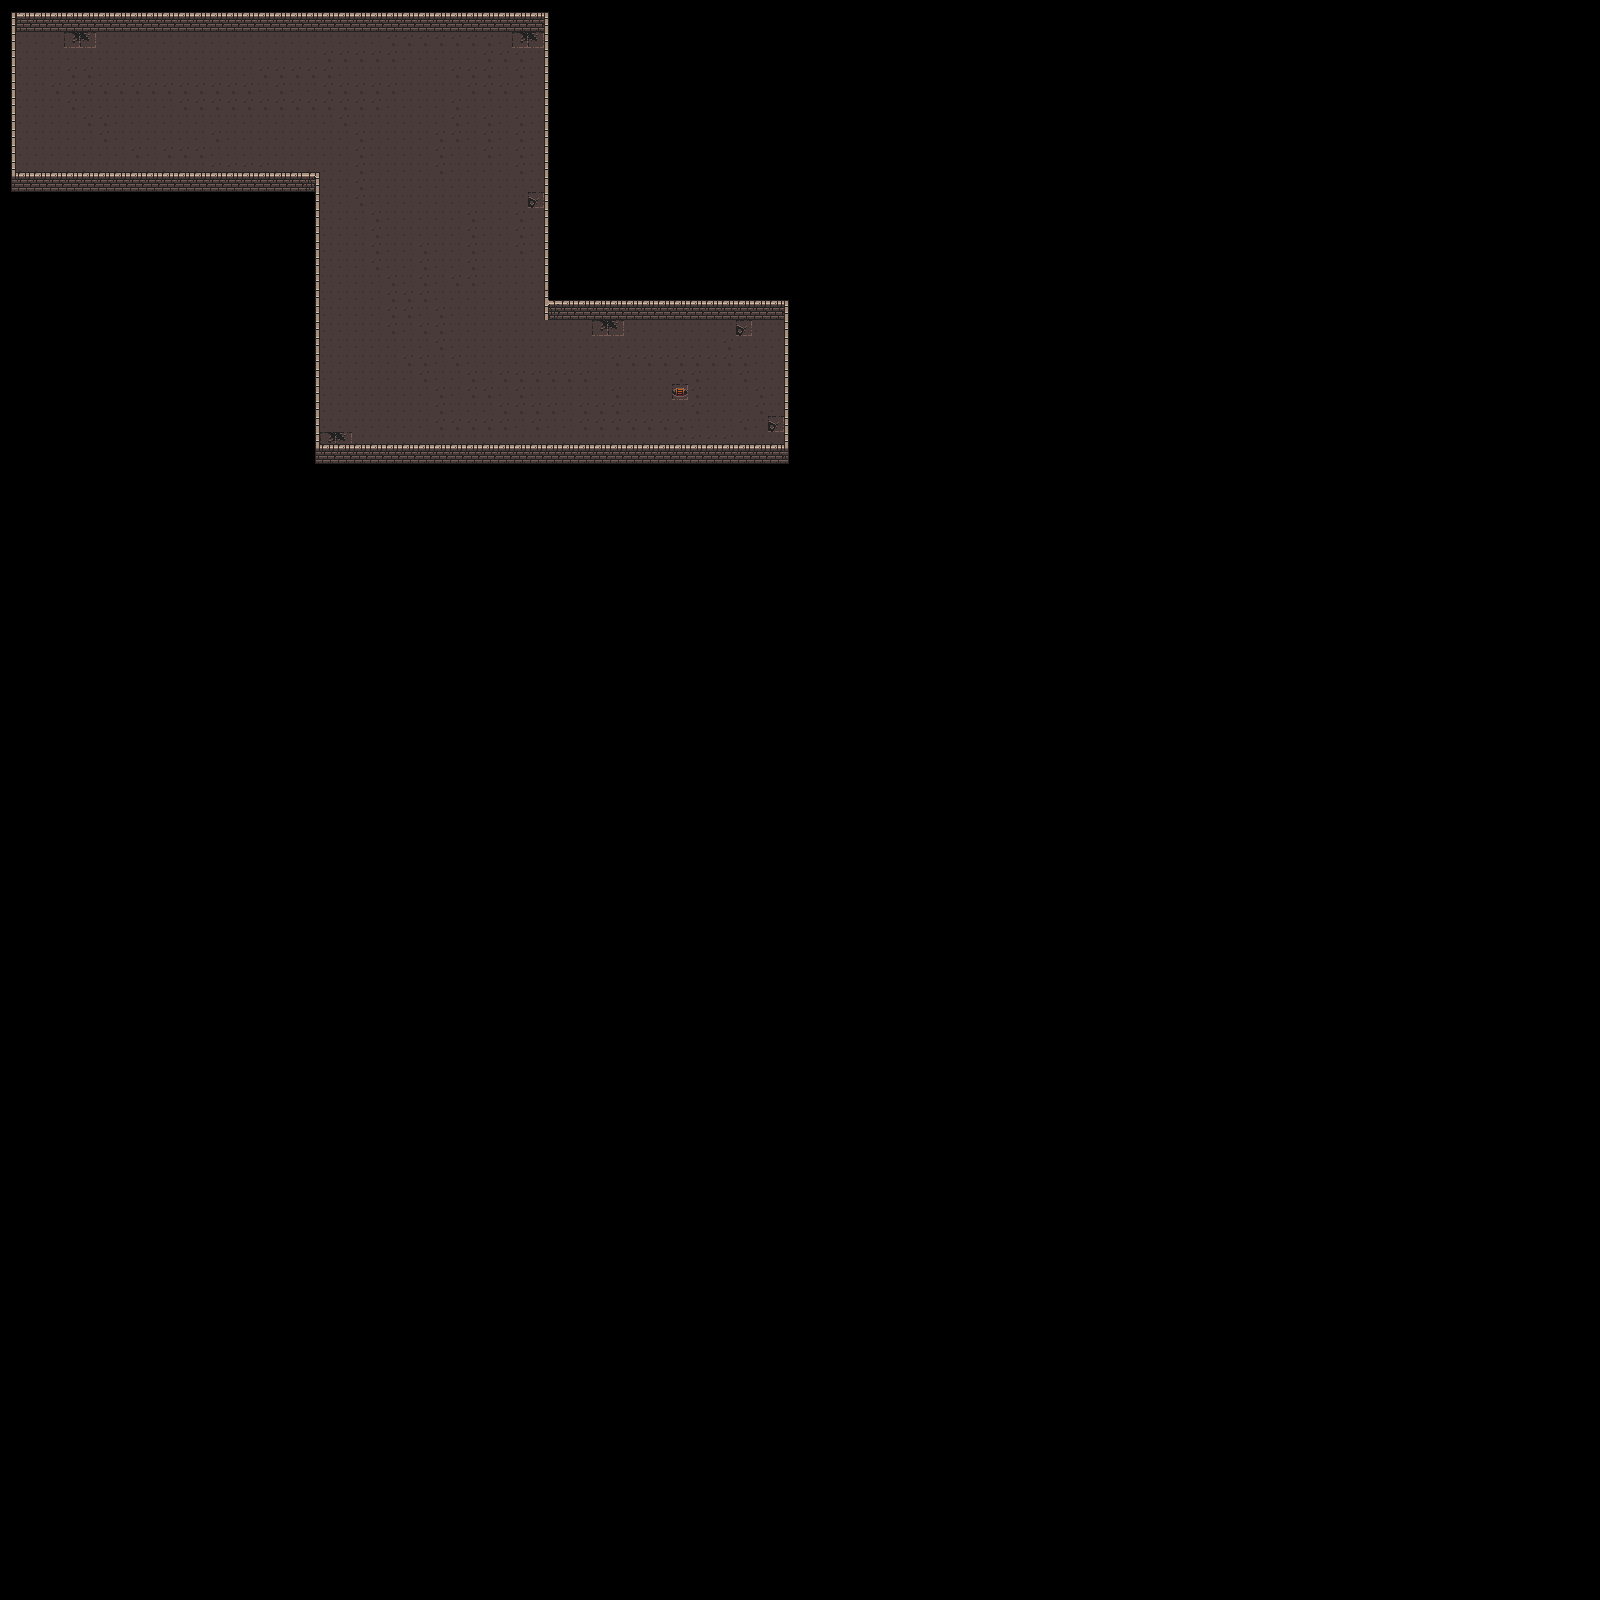

This game map was drawn from its Tiled (.tmx) file and the tilesets committed beside it. A one-line description and the trimmed map source follow:
An orthogonal 100x100 tile map with 16x16 px tiles, 2 tile layers (Ground, Walls).

<map version="1.10" tiledversion="1.10.2" orientation="orthogonal" renderorder="right-down" width="100" height="100" tilewidth="16" tileheight="16" infinite="0" nextlayerid="3" nextobjectid="1">
 <editorsettings>
  <export target="../public/tiles/dungeon_02.tmj" format="json" />
 </editorsettings>
 <tileset firstgid="1" name="dungeon" tilewidth="16" tileheight="16" tilecount="160" columns="10">
  <image source="../public/tiles/dungeon_tiles.png" width="160" height="256" />
  <tile id="0">
   <properties>
    <property name="collides" type="bool" value="false" />
   </properties>
  </tile>
  <tile id="1">
   <properties>
    <property name="collides" type="bool" value="false" />
   </properties>
  </tile>
  <tile id="2">
   <properties>
    <property name="collides" type="bool" value="false" />
   </properties>
  </tile>
  <tile id="3">
   <properties>
    <property name="collides" type="bool" value="false" />
   </properties>
  </tile>
  <tile id="4">
   <properties>
    <property name="collides" type="bool" value="false" />
   </properties>
  </tile>
  <tile id="5">
   <properties>
    <property name="collides" type="bool" value="false" />
   </properties>
  </tile>
  <tile id="6">
   <properties>
    <property name="collides" type="bool" value="false" />
   </properties>
  </tile>
  <tile id="7">
   <properties>
    <property name="collides" type="bool" value="false" />
   </properties>
  </tile>
  <tile id="8">
   <properties>
    <property name="collides" type="bool" value="false" />
   </properties>
  </tile>
  <tile id="10">
   <properties>
    <property name="collides" type="bool" value="false" />
   </properties>
  </tile>
  <tile id="11">
   <properties>
    <property name="collides" type="bool" value="true" />
   </properties>
  </tile>
  <tile id="12">
   <properties>
    <property name="collides" type="bool" value="true" />
   </properties>
  </tile>
  <tile id="13">
   <properties>
    <property name="collides" type="bool" value="true" />
   </properties>
  </tile>
  <tile id="14">
   <properties>
    <property name="collides" type="bool" value="false" />
   </properties>
  </tile>
  <tile id="15">
   <properties>
    <property name="collides" type="bool" value="false" />
   </properties>
  </tile>
  <tile id="16">
   <properties>
    <property name="collides" type="bool" value="false" />
   </properties>
  </tile>
  <tile id="17">
   <properties>
    <property name="collides" type="bool" value="false" />
   </properties>
  </tile>
  <tile id="18">
   <properties>
    <property name="collides" type="bool" value="false" />
   </properties>
  </tile>
  <tile id="20">
   <properties>
    <property name="collides" type="bool" value="false" />
   </properties>
  </tile>
  <tile id="21">
   <properties>
    <property name="collides" type="bool" value="false" />
   </properties>
  </tile>
  <tile id="22">
   <properties>
    <property name="collides" type="bool" value="false" />
   </properties>
  </tile>
  <tile id="23">
   <properties>
    <property name="collides" type="bool" value="false" />
   </properties>
  </tile>
  <tile id="24">
   <properties>
    <property name="collides" type="bool" value="false" />
   </properties>
  </tile>
  <tile id="25">
   <properties>
    <property name="collides" type="bool" value="false" />
   </properties>
  </tile>
  <tile id="26">
   <properties>
    <property name="collides" type="bool" value="false" />
   </properties>
  </tile>
  <tile id="27">
   <properties>
    <property name="collides" type="bool" value="false" />
   </properties>
  </tile>
  <tile id="28">
   <properties>
    <property name="collides" type="bool" value="false" />
   </properties>
  </tile>
  <tile id="30">
   <properties>
    <property name="collides" type="bool" value="false" />
   </properties>
  </tile>
  <tile id="31">
   <properties>
    <property name="collides" type="bool" value="false" />
   </properties>
  </tile>
  <tile id="32">
   <properties>
    <property name="collides" type="bool" value="false" />
   </properties>
  </tile>
  <tile id="33">
   <properties>
    <property name="collides" type="bool" value="false" />
   </properties>
  </tile>
  <tile id="34">
   <properties>
    <property name="collides" type="bool" value="false" />
   </properties>
  </tile>
  <tile id="35">
   <properties>
    <property name="collides" type="bool" value="false" />
   </properties>
  </tile>
  <tile id="36">
   <properties>
    <property name="collides" type="bool" value="false" />
   </properties>
  </tile>
  <tile id="37">
   <properties>
    <property name="collides" type="bool" value="false" />
   </properties>
  </tile>
  <tile id="38">
   <properties>
    <property name="collides" type="bool" value="false" />
   </properties>
  </tile>
  <tile id="40">
   <properties>
    <property name="collides" type="bool" value="false" />
   </properties>
  </tile>
  <tile id="41">
   <properties>
    <property name="collides" type="bool" value="false" />
   </properties>
  </tile>
  <tile id="42">
   <properties>
    <property name="collides" type="bool" value="false" />
   </properties>
  </tile>
  <tile id="43">
   <properties>
    <property name="collides" type="bool" value="false" />
   </properties>
  </tile>
  <tile id="44">
   <properties>
    <property name="collides" type="bool" value="false" />
   </properties>
  </tile>
  <tile id="45">
   <properties>
    <property name="collides" type="bool" value="false" />
   </properties>
  </tile>
  <tile id="46">
   <properties>
    <property name="collides" type="bool" value="false" />
   </properties>
  </tile>
  <tile id="47">
   <properties>
    <property name="collides" type="bool" value="false" />
   </properties>
  </tile>
  <tile id="48">
   <properties>
    <property name="collides" type="bool" value="false" />
   </properties>
  </tile>
  <tile id="50">
   <properties>
    <property name="collides" type="bool" value="false" />
   </properties>
  </tile>
  <tile id="51">
   <properties>
    <property name="collides" type="bool" value="false" />
   </properties>
  </tile>
  <tile id="52">
   <properties>
    <property name="collides" type="bool" value="false" />
   </properties>
  </tile>
  <tile id="53">
   <properties>
    <property name="collides" type="bool" value="false" />
   </properties>
  </tile>
  <tile id="54">
   <properties>
    <property name="collides" type="bool" value="false" />
   </properties>
  </tile>
  <tile id="55">
   <properties>
    <property name="collides" type="bool" value="false" />
   </properties>
  </tile>
  <tile id="56">
   <properties>
    <property name="collides" type="bool" value="false" />
   </properties>
  </tile>
  <tile id="57">
   <properties>
    <property name="collides" type="bool" value="false" />
   </properties>
  </tile>
  <tile id="58">
   <properties>
    <property name="collides" type="bool" value="false" />
   </properties>
  </tile>
  <tile id="60">
   <properties>
    <property name="collides" type="bool" value="false" />
   </properties>
  </tile>
  <tile id="61">
   <properties>
    <property name="collides" type="bool" value="false" />
   </properties>
  </tile>
  <tile id="62">
   <properties>
    <property name="collides" type="bool" value="false" />
   </properties>
  </tile>
  <tile id="63">
   <properties>
    <property name="collides" type="bool" value="false" />
   </properties>
  </tile>
  <tile id="64">
   <properties>
    <property name="collides" type="bool" value="false" />
   </properties>
  </tile>
  <tile id="65">
   <properties>
    <property name="collides" type="bool" value="false" />
   </properties>
  </tile>
  <tile id="66">
   <properties>
    <property name="collides" type="bool" value="false" />
   </properties>
  </tile>
  <tile id="67">
   <properties>
    <property name="collides" type="bool" value="false" />
   </properties>
  </tile>
  <tile id="68">
   <properties>
    <property name="collides" type="bool" value="false" />
   </properties>
  </tile>
  <tile id="70">
   <properties>
    <property name="collides" type="bool" value="false" />
   </properties>
  </tile>
  <tile id="71">
   <properties>
    <property name="collides" type="bool" value="false" />
   </properties>
  </tile>
  <tile id="72">
   <properties>
    <property name="collides" type="bool" value="false" />
   </properties>
  </tile>
  <tile id="73">
   <properties>
    <property name="collides" type="bool" value="false" />
   </properties>
  </tile>
  <tile id="74">
   <properties>
    <property name="collides" type="bool" value="false" />
   </properties>
  </tile>
  <tile id="75">
   <properties>
    <property name="collides" type="bool" value="false" />
   </properties>
  </tile>
  <tile id="76">
   <properties>
    <property name="collides" type="bool" value="false" />
   </properties>
  </tile>
  <tile id="77">
   <properties>
    <property name="collides" type="bool" value="false" />
   </properties>
  </tile>
  <tile id="78">
   <properties>
    <property name="collides" type="bool" value="false" />
   </properties>
  </tile>
  <tile id="80">
   <properties>
    <property name="collides" type="bool" value="true" />
   </properties>
  </tile>
  <tile id="81">
   <properties>
    <property name="collides" type="bool" value="true" />
   </properties>
  </tile>
  <tile id="82">
   <properties>
    <property name="collides" type="bool" value="true" />
   </properties>
  </tile>
  <tile id="83">
   <properties>
    <property name="collides" type="bool" value="true" />
   </properties>
  </tile>
  <tile id="84">
   <properties>
    <property name="collides" type="bool" value="false" />
   </properties>
  </tile>
  <tile id="85">
   <properties>
    <property name="collides" type="bool" value="false" />
   </properties>
  </tile>
  <tile id="86">
   <properties>
    <property name="collides" type="bool" value="false" />
   </properties>
  </tile>
  <tile id="87">
   <properties>
    <property name="collides" type="bool" value="false" />
   </properties>
  </tile>
  <tile id="88">
   <properties>
    <property name="collides" type="bool" value="false" />
   </properties>
  </tile>
  <tile id="90">
   <properties>
    <property name="collides" type="bool" value="true" />
   </properties>
  </tile>
  <tile id="91">
   <properties>
    <property name="collides" type="bool" value="true" />
   </properties>
  </tile>
  <tile id="92">
   <properties>
    <property name="collides" type="bool" value="true" />
   </properties>
  </tile>
  <tile id="93">
   <properties>
    <property name="collides" type="bool" value="true" />
   </properties>
  </tile>
  <tile id="94">
   <properties>
    <property name="collides" type="bool" value="false" />
   </properties>
  </tile>
  <tile id="95">
   <properties>
    <property name="collides" type="bool" value="false" />
   </properties>
  </tile>
  <tile id="96">
   <properties>
    <property name="collides" type="bool" value="false" />
   </properties>
  </tile>
  <tile id="97">
   <properties>
    <property name="collides" type="bool" value="false" />
   </properties>
  </tile>
  <tile id="98">
   <properties>
    <property name="collides" type="bool" value="false" />
   </properties>
  </tile>
  <tile id="100">
   <properties>
    <property name="collides" type="bool" value="false" />
   </properties>
  </tile>
  <tile id="101">
   <properties>
    <property name="collides" type="bool" value="false" />
   </properties>
  </tile>
  <tile id="102">
   <properties>
    <property name="collides" type="bool" value="true" />
   </properties>
  </tile>
  <tile id="103">
   <properties>
    <property name="collides" type="bool" value="true" />
   </properties>
  </tile>
  <tile id="104">
   <properties>
    <property name="collides" type="bool" value="false" />
   </properties>
  </tile>
  <tile id="105">
   <properties>
    <property name="collides" type="bool" value="false" />
   </properties>
  </tile>
  <tile id="106">
   <properties>
    <property name="collides" type="bool" value="false" />
   </properties>
  </tile>
  <tile id="107">
   <properties>
    <property name="collides" type="bool" value="false" />
   </properties>
  </tile>
  <tile id="108">
   <properties>
    <property name="collides" type="bool" value="false" />
   </properties>
  </tile>
  <tile id="110">
   <properties>
    <property name="collides" type="bool" value="false" />
   </properties>
  </tile>
  <tile id="111">
   <properties>
    <property name="collides" type="bool" value="false" />
   </properties>
  </tile>
  <tile id="112">
   <properties>
    <property name="collides" type="bool" value="false" />
   </properties>
  </tile>
  <tile id="113">
   <properties>
    <property name="collides" type="bool" value="false" />
   </properties>
  </tile>
  <tile id="114">
   <properties>
    <property name="collides" type="bool" value="false" />
   </properties>
  </tile>
  <tile id="115">
   <properties>
    <property name="collides" type="bool" value="false" />
   </properties>
  </tile>
  <tile id="116">
   <properties>
    <property name="collides" type="bool" value="false" />
   </properties>
  </tile>
  <tile id="117">
   <properties>
    <property name="collides" type="bool" value="false" />
   </properties>
  </tile>
  <tile id="118">
   <properties>
    <property name="collides" type="bool" value="false" />
   </properties>
  </tile>
  <tile id="120">
   <properties>
    <property name="collides" type="bool" value="false" />
   </properties>
  </tile>
  <tile id="121">
   <properties>
    <property name="collides" type="bool" value="false" />
   </properties>
  </tile>
  <tile id="122">
   <properties>
    <property name="collides" type="bool" value="false" />
   </properties>
  </tile>
  <tile id="123">
   <properties>
    <property name="collides" type="bool" value="false" />
   </properties>
  </tile>
  <tile id="124">
   <properties>
    <property name="collides" type="bool" value="false" />
   </properties>
  </tile>
  <tile id="125">
   <properties>
    <property name="collides" type="bool" value="false" />
   </properties>
  </tile>
  <tile id="126">
   <properties>
    <property name="collides" type="bool" value="false" />
   </properties>
  </tile>
  <tile id="127">
   <properties>
    <property name="collides" type="bool" value="false" />
   </properties>
  </tile>
  <tile id="128">
   <properties>
    <property name="collides" type="bool" value="false" />
   </properties>
  </tile>
  <tile id="130">
   <properties>
    <property name="collides" type="bool" value="false" />
   </properties>
  </tile>
  <tile id="131">
   <properties>
    <property name="collides" type="bool" value="false" />
   </properties>
  </tile>
  <tile id="132">
   <properties>
    <property name="collides" type="bool" value="false" />
   </properties>
  </tile>
  <tile id="133">
   <properties>
    <property name="collides" type="bool" value="false" />
   </properties>
  </tile>
  <tile id="134">
   <properties>
    <property name="collides" type="bool" value="false" />
   </properties>
  </tile>
  <tile id="135">
   <properties>
    <property name="collides" type="bool" value="false" />
   </properties>
  </tile>
  <tile id="136">
   <properties>
    <property name="collides" type="bool" value="false" />
   </properties>
  </tile>
  <tile id="137">
   <properties>
    <property name="collides" type="bool" value="false" />
   </properties>
  </tile>
  <tile id="138">
   <properties>
    <property name="collides" type="bool" value="false" />
   </properties>
  </tile>
  <tile id="140">
   <properties>
    <property name="collides" type="bool" value="false" />
   </properties>
  </tile>
  <tile id="141">
   <properties>
    <property name="collides" type="bool" value="false" />
   </properties>
  </tile>
  <tile id="142">
   <properties>
    <property name="collides" type="bool" value="false" />
   </properties>
  </tile>
  <tile id="143">
   <properties>
    <property name="collides" type="bool" value="false" />
   </properties>
  </tile>
  <tile id="144">
   <properties>
    <property name="collides" type="bool" value="false" />
   </properties>
  </tile>
  <tile id="145">
   <properties>
    <property name="collides" type="bool" value="false" />
   </properties>
  </tile>
  <tile id="146">
   <properties>
    <property name="collides" type="bool" value="false" />
   </properties>
  </tile>
  <tile id="147">
   <properties>
    <property name="collides" type="bool" value="false" />
   </properties>
  </tile>
  <tile id="148">
   <properties>
    <property name="collides" type="bool" value="false" />
   </properties>
  </tile>
 </tileset>
 <layer id="2" name="Ground" width="100" height="100">
  <data>[10000 cells, 698 non-empty, 10 distinct tile ids]</data>
 </layer>
 <layer id="1" name="Walls" width="100" height="100">
  <data>[10000 cells, 250 non-empty, 14 distinct tile ids]</data>
 </layer>
</map>
